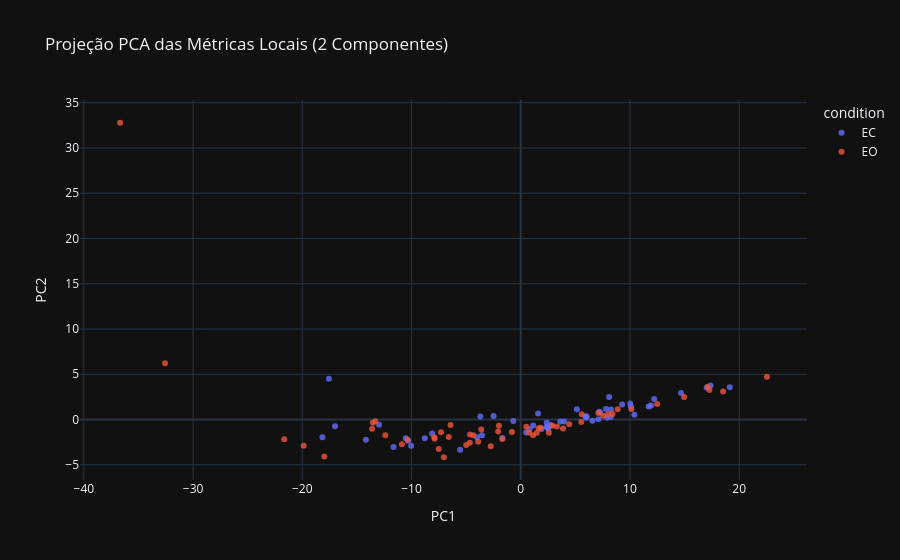

The notebook cell saved with this chart:
### Code cell
fig = px.scatter(
    df_pca,
    x="PC1",
    y="PC2",
    color="condition",
    title="Projeção PCA das Métricas Locais (2 Componentes)",
    opacity=0.8
)
fig.show()

### Figure 1 — Plotly figure (JSON) as saved in the notebook; plotly's stock layout.template omitted (floating-point values rounded to 4 significant figures)
{"data": [{"hovertemplate": "condition=EC<br>PC1=%{x}<br>PC2=%{y}<extra></extra>", "legendgroup": "EC", "marker": {"color": "#636efa", "opacity": 0.8, "symbol": "circle"}, "mode": "markers", "name": "EC", "orientation": "v", "showlegend": true, "type": "scatter", "x": [-17.56, 1.881, 6.562, 7.811, 10.4, 2.465, 5.136, -10.32, 0.4935, -8.11, 8.093, 12.22, -1.683, 11.71, -3.7, 8.263, -2.487, 1.14, -4.002, 7.191, -10.03, 10.09, 19.14, 7.282, -14.18, 17.03, 17.38, -11.65, -10.52, -17.0, 1.588, 14.67, 2.374, -18.15, 10.02, 8.247, 11.93, 5.993, -8.781, -12.97, 3.624, 2.527, 0.8157, 3.974, -3.545, -0.6823, 7.89, -5.546, 6.036, 9.286, 5.91, 2.765, 2.375, 7.114], "xaxis": "x", "y": [4.52, -1.036, -0.1184, 1.169, 0.5345, -0.7974, 1.135, -2.353, -1.424, -1.537, 2.502, 2.274, -2.049, 1.442, 0.3453, 1.121, 0.3888, -0.6671, -1.949, 0.876, -2.9, 1.444, 3.573, 0.7762, -2.233, 3.514, 3.769, -3.024, -2.077, -0.739, 0.67, 2.943, -0.8442, -1.954, 1.767, 0.2731, 1.555, 0.2049, -2.077, -0.5769, -0.2163, -1.019, -1.044, -0.2109, -1.737, -0.1481, 0.219, -3.343, 0.3308, 1.65, 0.377, -0.5965, -0.3633, 0.02607], "yaxis": "y"}, {"hovertemplate": "condition=EO<br>PC1=%{x}<br>PC2=%{y}<extra></extra>", "legendgroup": "EO", "marker": {"color": "#EF553B", "opacity": 0.8, "symbol": "circle"}, "mode": "markers", "name": "EO", "orientation": "v", "showlegend": true, "type": "scatter", "x": [-13.61, -7.297, 14.96, 18.53, -4.993, -7.038, -7.511, -6.589, 0.5111, -3.891, 7.111, 17.28, 1.826, 2.573, -13.54, 3.312, -7.918, -2.749, -2.005, 5.581, -4.643, 4.441, 22.54, 7.995, -10.36, 17.11, 12.49, -12.4, -10.89, -21.65, -13.32, 8.398, 3.871, -19.88, -1.685, 5.541, -4.338, 0.7608, -36.68, -32.56, 1.473, -17.99, -0.81, -4.658, -6.428, -2.069, 7.538, 1.641, 1.124, 8.874, 2.879, -7.885, -3.613, 10.14], "xaxis": "x", "y": [-1.02, -1.414, 2.483, 3.102, -2.817, -4.162, -3.255, -1.923, -0.7844, -2.44, 0.7322, 3.254, -0.9137, -1.447, -0.3467, -0.7672, -1.952, -2.948, -0.697, 0.5992, -1.663, -0.5058, 4.725, 0.5968, -2.221, 3.633, 1.713, -1.724, -2.732, -2.163, -0.1915, 0.618, -0.9976, -2.901, -2.155, -0.2612, -1.731, -1.416, 32.78, 6.214, -1.454, -4.075, -1.363, -2.565, -0.6046, -1.326, 0.4114, -0.9542, -1.74, 1.133, -0.6757, -2.121, -1.11, 1.173], "yaxis": "y"}], "layout": {"legend": {"title": {"text": "condition"}, "tracegroupgap": 0}, "title": {"text": "Projeção PCA das Métricas Locais (2 Componentes)"}, "xaxis": {"anchor": "y", "domain": [0, 1], "title": {"text": "PC1"}}, "yaxis": {"anchor": "x", "domain": [0, 1], "title": {"text": "PC2"}}}}
